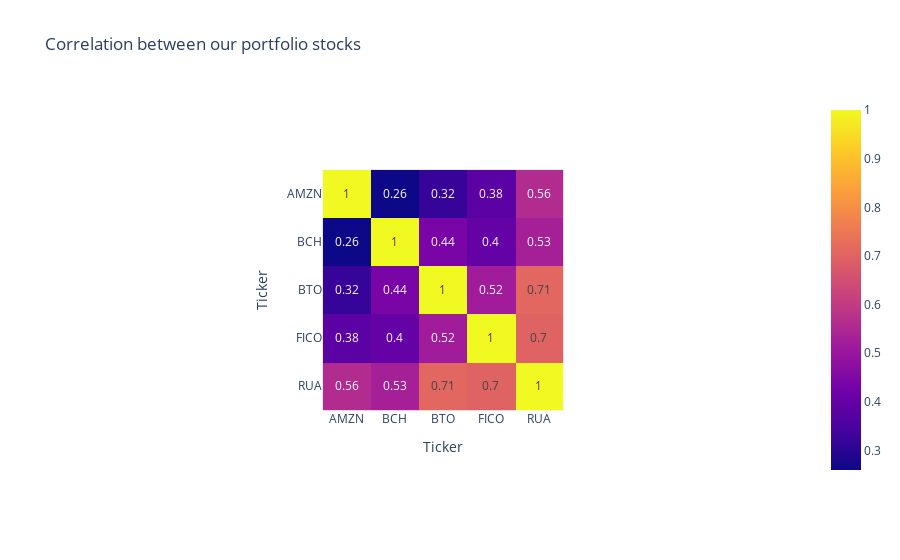

Notebook source saved alongside this figure:
### Markdown cell above
In a portfolio, the correlation between stocks is key for reducing the risk. Let's check out how it is in our portfolio.

### Code cell
# Correlation Matrix between stocks and Russell 3000 ( with the market,it can be interpreted as beta also)

stocks_mark = returns
stocks_mark['RUA'] = mark_r
corr_df = stocks_mark.corr().round(2) # round to 2 decimal places
fig_corr = px.imshow(corr_df, text_auto=True, title = 'Correlation between our portfolio stocks')
fig_corr.show()

### Figure 1 — Plotly figure (JSON) as saved in the notebook; plotly's stock layout.template omitted (floating-point values rounded to 4 significant figures)
{"data": [{"coloraxis": "coloraxis", "hovertemplate": "Ticker: %{x}<br>Ticker: %{y}<br>color: %{z}<extra></extra>", "name": "0", "texttemplate": "%{z}", "type": "heatmap", "x": ["AMZN", "BCH", "BTO", "FICO", "RUA"], "xaxis": "x", "y": ["AMZN", "BCH", "BTO", "FICO", "RUA"], "yaxis": "y", "z": [[1, 0.26, 0.32, 0.38, 0.56], [0.26, 1, 0.44, 0.4, 0.53], [0.32, 0.44, 1, 0.52, 0.71], [0.38, 0.4, 0.52, 1, 0.7], [0.56, 0.53, 0.71, 0.7, 1]]}], "layout": {"autosize": true, "coloraxis": {"colorscale": [[0, "#0d0887"], [0.1111, "#46039f"], [0.2222, "#7201a8"], [0.3333, "#9c179e"], [0.4444, "#bd3786"], [0.5556, "#d8576b"], [0.6667, "#ed7953"], [0.7778, "#fb9f3a"], [0.8889, "#fdca26"], [1, "#f0f921"]]}, "title": {"text": "Correlation between our portfolio stocks"}, "xaxis": {"anchor": "y", "autorange": true, "constrain": "domain", "domain": [0.3344, 0.6656], "range": [-0.5, 4.5], "scaleanchor": "y", "title": {"text": "Ticker"}, "type": "category"}, "yaxis": {"anchor": "x", "autorange": true, "constrain": "domain", "domain": [0, 1], "range": [4.5, -0.5], "title": {"text": "Ticker"}, "type": "category"}}}
